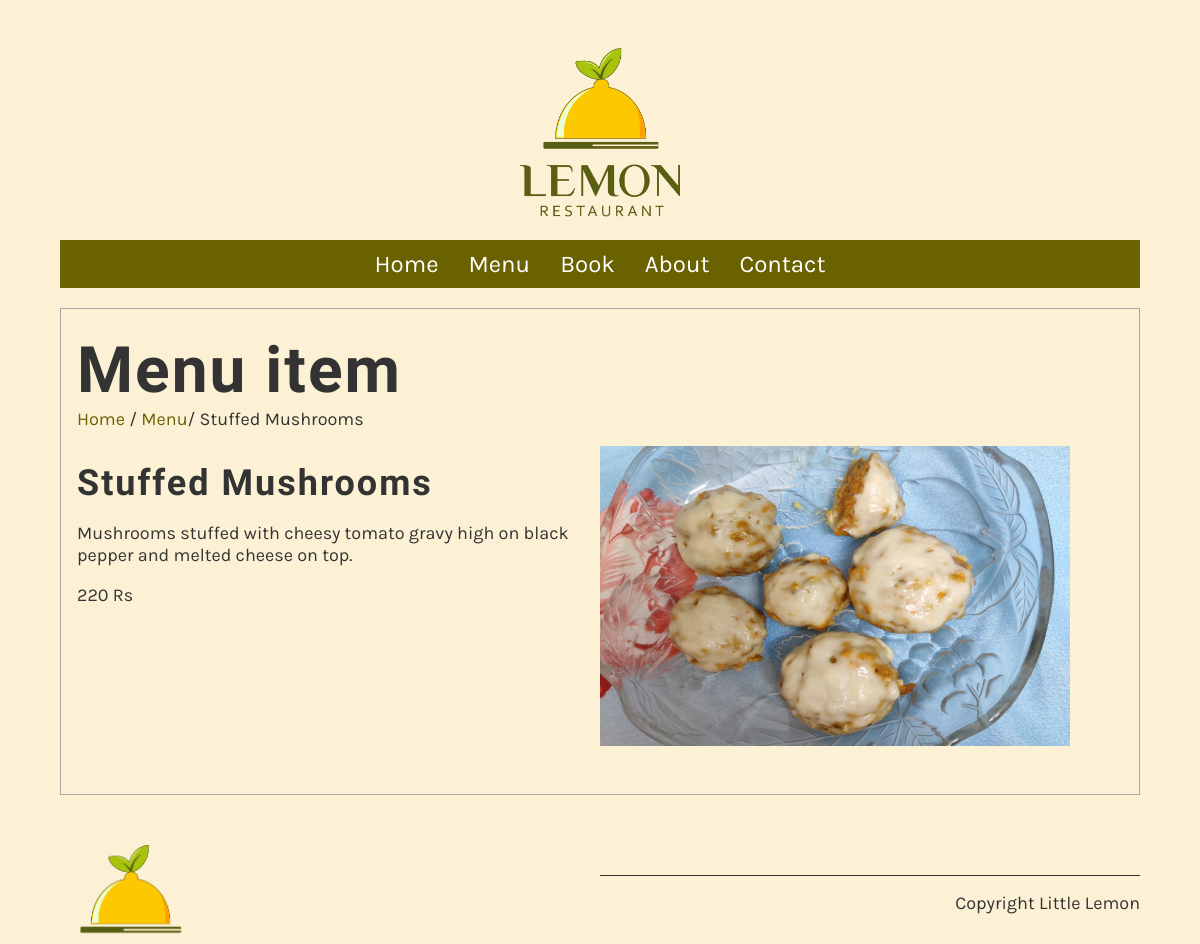
Page /menu_item/2/ on the committed database.
### restaurant/models.py (models this page shows, shortened)
class Menu(models.Model):
    name = models.CharField(max_length=200)
    price = models.IntegerField()
    description = models.TextField(max_length=1000, default='')

### restaurant/views.py (the view)
# urls.py: path('menu_item/<int:pk>/', views.display_menu_item, name="menu_item"),
def display_menu_item(request, pk=None):
    if pk:
        menu_item = Menu.objects.get(pk=pk)
    else:
        menu_item = ''
    return render(request, "menu_item.html", {"menu_item":menu_item})

### templates/menu_item.html
{% extends 'base.html' %}
{% load static %}
{% block content %}
<section>
    <article>
        <h1>Menu item</h1>
        <span>
            <a href="{% url 'home' %}">Home</a> /
            <a href="{% url 'menu' %}">Menu</a>/
            {{ menu_item.name }}
        </span>
        <div class="row">
            <div class="column">
                <h2>
                    {{ menu_item.name }}
                </h2>
                <p>
                    {{ menu_item.description }}
                </p>
                <p>
                    {{ menu_item.price }} Rs
                </p>
            </div>
            <div class="column">
                <img class="menu__img" src="{% static 'img/menu_items/' %}{{menu_item.name}}.jpg" alt="{{ menu_item.name }}" />
            </div>
        </div>
    </article>
</section>
{% endblock %}

### restaurant/static/css/style.css (style rules this page uses)
:root { --nav-bar: hsl(55, 98%, 21%); --bg-body: hsl(44, 87%, 91%); --text1: hsl(0, 0%, 100%); --light-white: hsl(0, 0%, 97%); --text2: hsl(0, 0%, 20%); --fillin-text: hsl(60, 100%, 50%); --border-gray: hsl(0, 0%, 66%); --link-color: hsl(28, 87%, 67%); --contact-gray: hsl(0, 0%, 86%); --fs-18: 1.125rem; --fs-24: 1.5rem; --fs-32: 2rem; --fs-36: 2.25rem; --fs-64: 4rem; --img-height-300: 18.75rem; --img-width-470: 29.375rem; --container: 69.375rem; --transition: 250ms ease-in-out; }
html { box-sizing: border-box; font-size: 100%; }
*, *::before, *::after { box-sizing: inherit; }
html, body { overflow-x: hidden; }
body { padding: 0; background-color: var(--bg-body); color: var(--text2); font-family: 'Karla', sans-serif; margin-top: 3rem; margin-bottom: 3rem; margin-block: 0; margin-left: 5%; margin-right: 5%; font-size: var(--fs-18); }
article { flex: 1; }
main article { border: 1px solid var(--border-gray); padding-left: 1rem; padding-right: 1rem; }
article img { max-width: 100%; }
h1, h2, h3, h4, h5, h6 { font-family: 'Markazi Text', serif; letter-spacing: 2px; }
h1 { font-size: var(--fs-64); margin-top: 1.5rem; margin-bottom: 0; }
h2 { font-size: var(--fs-36); color: var(--text2); margin:1rem 0; }
a { color: var(--nav-bar); text-decoration: none; }
.row { display: flex; flex-direction: column; width: 100%; padding-block: 1rem; }
.column { flex-basis: 50%; margin-bottom: 1rem; padding-bottom: 1rem; }
@media (min-width: 37.5em) { .row { flex-direction: row; width: 100%; } }
.menu__img { display: block; width: var(--img-width-470); height: var(--img-height-300); }

### rows in the picture
Menu: name "Stuffed Mushrooms", description "Mushrooms stuffed with cheesy tomato gravy high on black pepper and melted cheese on top.", price "220", name (picture)
